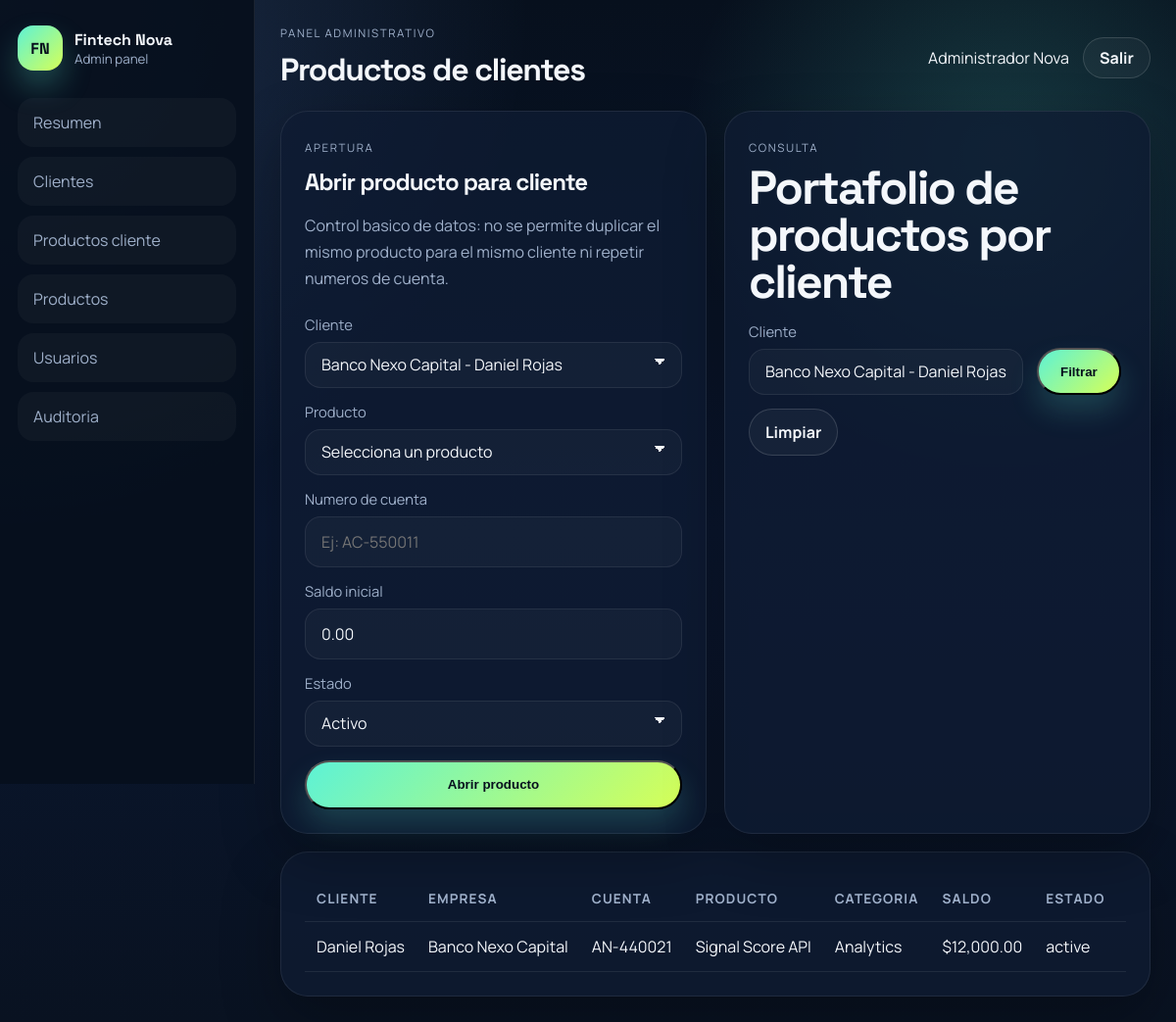
/admin/accounts/index.php?client_id=2 (signed in), run on the app's committed database.
### tables this page shows
CREATE TABLE IF NOT EXISTS client_products (
    id INT AUTO_INCREMENT PRIMARY KEY,
    client_id INT NOT NULL,
    product_id INT NOT NULL,
    account_number VARCHAR(40) NOT NULL,
    balance DECIMAL(14,2) NOT NULL DEFAULT 0,
    status VARCHAR(30) NOT NULL DEFAULT 'active',
    created_at TIMESTAMP DEFAULT CURRENT_TIMESTAMP,
    CONSTRAINT fk_client_products_client FOREIGN KEY (client_id) REFERENCES clients(id) ON DELETE CASCADE,
    CONSTRAINT fk_client_products_product FOREIGN KEY (product_id) REFERENCES products(id) ON DELETE CASCADE
);

CREATE TABLE IF NOT EXISTS clients (
    id INT AUTO_INCREMENT PRIMARY KEY,
    full_name VARCHAR(150) NOT NULL,
    email VARCHAR(150) NOT NULL,
    company VARCHAR(150) NOT NULL,
    phone VARCHAR(50) DEFAULT NULL,
    country VARCHAR(80) DEFAULT NULL,
    status VARCHAR(30) NOT NULL DEFAULT 'active',
    created_at TIMESTAMP DEFAULT CURRENT_TIMESTAMP
);

CREATE TABLE IF NOT EXISTS products (
    id INT AUTO_INCREMENT PRIMARY KEY,
    name VARCHAR(150) NOT NULL,
    category VARCHAR(80) NOT NULL,
    description TEXT,
    annual_return_hint DECIMAL(5,2) DEFAULT 0,
    status VARCHAR(30) NOT NULL DEFAULT 'active',
    created_at TIMESTAMP DEFAULT CURRENT_TIMESTAMP
);

### includes/helpers.php (called while the page is built, shortened)
<?php
function e($value)
{
    return htmlspecialchars((string) $value, ENT_QUOTES, 'UTF-8');
}
function root_url($path = '')
{
    global $root_prefix;
    $prefix = isset($root_prefix) ? rtrim($root_prefix, '/') : '.';
    return $prefix . '/' . ltrim($path, '/');
}
function money($amount)
{
    return '$' . number_format((float) $amount, 2);
}

### admin/accounts/index.php (the view, shortened to what this page needs)
<?php
$root_prefix = '../..';
require_once __DIR__ . '/../../includes/bootstrap.php';
$clientFilter = isset($_GET['client_id']) ? (int) $_GET['client_id'] : 0;
$editingAccount = null;
$sql = '
    SELECT cp.id, cp.account_number, cp.balance, cp.status, c.id AS client_id,
           c.full_name AS client_name, c.company,
           p.id AS product_id, p.name AS product_name, p.category
    FROM client_products cp
    INNER JOIN clients c ON c.id = cp.client_id
    INNER JOIN products p ON p.id = cp.product_id
';
if ($clientFilter > 0) {
    $sql .= ' WHERE c.id = ?';
}
$sql .= ' ORDER BY c.company ASC, cp.id DESC';
if ($clientFilter > 0) {
    $stmt = mysqli_prepare($conn, $sql);
    mysqli_stmt_bind_param($stmt, 'i', $clientFilter);
    mysqli_stmt_execute($stmt);
    $accounts = mysqli_stmt_get_result($stmt);
} else {
    $accounts = mysqli_query($conn, $sql);
}
$clients = mysqli_query($conn, "SELECT id, company, full_name FROM clients WHERE status = 'active' ORDER BY company ASC");
include __DIR__ . '/../../includes/admin-header.php';
include __DIR__ . '/../../includes/admin-nav.php';
?>
<section class="app-grid two-columns">
    <article class="app-card">
        <span class="section-kicker"><?php echo $editingAccount ? 'Editar' : 'Apertura'; ?></span>
        <h2><?php echo $editingAccount ? 'Actualizar producto del cliente' : 'Abrir producto para cliente'; ?></h2>
        <p class="muted-copy">Control basico de datos: no se permite duplicar el mismo producto para el mismo cliente ni repetir numeros de cuenta.</p>
        <form class="stack-form" method="post">
            <label>
                <span>Cliente</span>
                <select name="client_id">
                    <?php while ($client = mysqli_fetch_assoc($clients)): ?>
                        <option value="<?php echo e($client['id']); ?>" <?php echo ($editingAccount && (int) $editingAccount['client_id'] === (int) $client['id']) || (!$editingAccount && $clientFilter === (int) $client['id']) ? 'selected' : ''; ?>>
                            <?php echo e($client['company'] . ' - ' . $client['full_name']); ?>
                        </option>
                    <?php endwhile; ?>
                </select>
            </label>
            <label>
                <span>Producto</span>
                <select name="product_id">
                    <option value="">Selecciona un producto</option>
                </select>
            </label>
            <label>
                <span>Numero de cuenta</span>
                <input type="text" name="account_number" value="<?php echo e($editingAccount ? $editingAccount['account_number'] : ''); ?>" placeholder="Ej: AC-550011">
            </label>
            <label>
                <span>Saldo inicial</span>
                <input type="number" name="balance" min="0" step="0.01" value="<?php echo e($editingAccount ? $editingAccount['balance'] : '0.00'); ?>">
            </label>
            <label>
                <span>Estado</span>
                <select name="status">
                    <option value="active" <?php echo (!$editingAccount || $editingAccount['status'] === 'active') ? 'selected' : ''; ?>>Activo</option>
                </select>
            </label>
            <button class="button" type="submit"><?php echo $editingAccount ? 'Actualizar producto' : 'Abrir producto'; ?></button>
        </form>
    </article>
    <article class="app-card">
        <div class="section-heading compact">
            <div>
                <span class="section-kicker">Consulta</span>
                <h2>Portafolio de productos por cliente</h2>
            </div>
        </div>
        <form class="inline-filter" method="get">
            <label>
                <span>Cliente</span>
                <select name="client_id">
                    <?php
                    $filterClients = mysqli_query($conn, "SELECT id, company, full_name FROM clients WHERE status = 'active' ORDER BY company ASC");
                    while ($client = mysqli_fetch_assoc($filterClients)):
                    ?>
                        <option value="<?php echo e($client['id']); ?>" <?php echo $clientFilter === (int) $client['id'] ? 'selected' : ''; ?>>
                            <?php echo e($client['company'] . ' - ' . $client['full_name']); ?>
                        </option>
                    <?php endwhile; ?>
                </select>
            </label>
            <button class="button" type="submit">Filtrar</button>
            <a class="button-secondary small-button" href="<?php echo e(root_url('admin/accounts/index.php')); ?>">Limpiar</a>
        </form>
    </article>
</section>
<section class="app-card">
    <div class="table-wrap">
        <table class="data-table">
            <thead>
                <tr>
                    <th>Cliente</th>
                    <th>Empresa</th>
                    <th>Cuenta</th>
                    <th>Producto</th>
                    <th>Categoria</th>
                    <th>Saldo</th>
                    <th>Estado</th>
                    <th>Acciones</th>
                </tr>
            </thead>
            <tbody>
                <?php while ($row = mysqli_fetch_assoc($accounts)): ?>
                    <tr>
                        <td><?php echo e($row['client_name']); ?></td>
                        <td><?php echo e($row['company']); ?></td>
                        <td><?php echo e($row['account_number']); ?></td>
                        <td><?php echo e($row['product_name']); ?></td>
                        <td><?php echo e($row['category']); ?></td>
                        <td><?php echo e(money($row['balance'])); ?></td>
                        <td><?php echo e($row['status']); ?></td>
                        <td class="actions-cell">
                        </td>
                    </tr>
                <?php endwhile; ?>
            </tbody>
        </table>
    </div>
</section>
<?php include __DIR__ . '/../../includes/admin-footer.php'; ?>

### assets/css/main.css (style rules this page uses)
:root { --bg: #081120; --bg-soft: #0f1c32; --surface: rgba(15, 28, 50, 0.78); --surface-strong: #112543; --text: #f4f7fb; --muted: #9fb0ca; --line: rgba(255, 255, 255, 0.08); --primary: #5df2d6; --secondary: #76a8ff; --accent: #d6ff57; --danger: #ff7a90; --shadow: 0 24px 60px rgba(0, 0, 0, 0.28); --radius-lg: 28px; --radius-md: 20px; --radius-sm: 14px; --container: 1180px; }
* { box-sizing: border-box; }
html { scroll-behavior: smooth; }
body { margin: 0; color: var(--text); font-family: "Manrope", sans-serif; background: radial-gradient(circle at top left, rgba(118, 168, 255, 0.22), transparent 34%), radial-gradient(circle at 85% 15%, rgba(93, 242, 214, 0.18), transparent 24%), linear-gradient(180deg, #07101d 0%, #0a1730 52%, #091221 100%); }
a { color: inherit; text-decoration: none; }
.brand-copy strong, .hero-copy h1, .section-heading h2, .stat-value, .tile-number, .metric-value { font-family: "Space Grotesk", sans-serif; }
.nav-cta, .button, .button-secondary { border-radius: 999px; display: inline-flex; align-items: center; justify-content: center; gap: 8px; font-weight: 700; }
.nav-cta, .button { color: #07101d; background: linear-gradient(135deg, var(--primary), var(--accent)); box-shadow: 0 16px 30px rgba(93, 242, 214, 0.18); }
.button, .button-secondary { min-height: 50px; padding: 0 22px; }
.button-secondary { color: var(--text); border: 1px solid rgba(255, 255, 255, 0.14); background: rgba(255, 255, 255, 0.04); }
.panel-heading, .metric-label, .mini-title, .section-kicker, .tag { text-transform: uppercase; letter-spacing: 0.14em; font-size: 0.72rem; color: var(--muted); }
.section-heading { display: flex; align-items: end; justify-content: space-between; gap: 20px; margin-bottom: 22px; }
.section-heading h2 { margin: 10px 0 0; font-size: clamp(1.9rem, 4vw, 3.2rem); line-height: 1; letter-spacing: -0.04em; }
.auth-panel, .app-card { border: 1px solid var(--line); background: var(--surface); border-radius: var(--radius-lg); box-shadow: var(--shadow); }
.auth-panel h1, .app-topbar h1, .app-card h2 { margin: 10px 0 12px; font-family: "Space Grotesk", sans-serif; letter-spacing: -0.04em; }
.auth-panel p, .muted-copy { color: var(--muted); line-height: 1.7; }
.auth-form, .stack-form { display: grid; gap: 14px; margin-top: 22px; }
.auth-form label, .stack-form label { display: grid; gap: 8px; }
.auth-form span, .stack-form span { color: var(--muted); font-size: 0.92rem; }
.auth-form input, .stack-form input, .stack-form select, .stack-form textarea { width: 100%; border: 1px solid rgba(255, 255, 255, 0.08); border-radius: 16px; background: rgba(255, 255, 255, 0.03); padding: 14px 16px; color: var(--text); font: inherit; }
.stack-form select, .inline-filter select { appearance: none; -webkit-appearance: none; -moz-appearance: none; background-image: linear-gradient(45deg, transparent 50%, var(--text) 50%), linear-gradient(135deg, var(--text) 50%, transparent 50%); background-position: calc(100% - 22px) calc(50% - 3px), calc(100% - 16px) calc(50% - 3px); background-size: 6px 6px, 6px 6px; background-repeat: no-repeat; padding-right: 42px; }
.stack-form select option, .inline-filter select option { color: #081120; background: #f4f7fb; }
.app-body { min-height: 100vh; }
.small-button { min-height: 42px; padding: 0 16px; }
.app-grid { display: grid; gap: 18px; margin-bottom: 18px; }
.two-columns { grid-template-columns: repeat(2, 1fr); }
.app-card { padding: 24px; }
.compact { margin-bottom: 16px; }
.compact h2 { margin-top: 8px; margin-bottom: 0; }
.table-wrap { width: 100%; overflow-x: auto; }
.data-table { width: 100%; border-collapse: collapse; }
.data-table th, .data-table td { padding: 14px 12px; border-bottom: 1px solid var(--line); text-align: left; white-space: nowrap; }
.data-table th { color: var(--muted); font-size: 0.85rem; text-transform: uppercase; letter-spacing: 0.08em; }
.actions-cell { display: flex; gap: 12px; }
.inline-filter { display: flex; align-items: end; gap: 14px; flex-wrap: wrap; }
.inline-filter label { display: grid; gap: 8px; min-width: 280px; }
.inline-filter span { color: var(--muted); font-size: 0.92rem; }
.inline-filter select { width: 100%; border: 1px solid rgba(255, 255, 255, 0.08); border-radius: 16px; background: rgba(255, 255, 255, 0.03); padding: 14px 16px; color: var(--text); font: inherit; }
.inline-filter .button, .inline-filter .button-secondary { min-height: 48px; }

### data on the page
client_products: client.full_name "Daniel Rojas", client.company "Banco Nexo Capital", account_number "AN-440021", product.name "Signal Score API", product.category "Analytics", balance "$12,000.00", status "active"

### other printed values
$page_title "Productos de clientes"
$authUser['full_name'] "Administrador Nova"
form field client_id "Banco Nexo Capital - Daniel Rojas"
